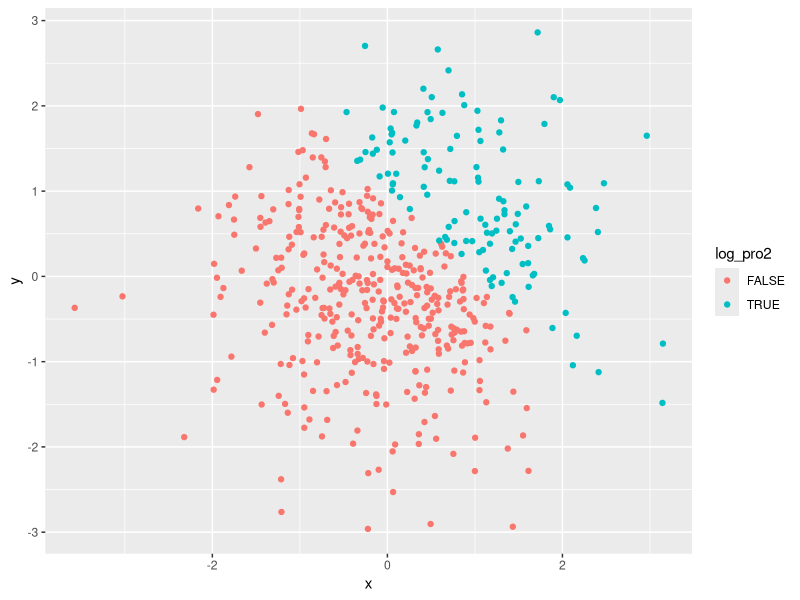
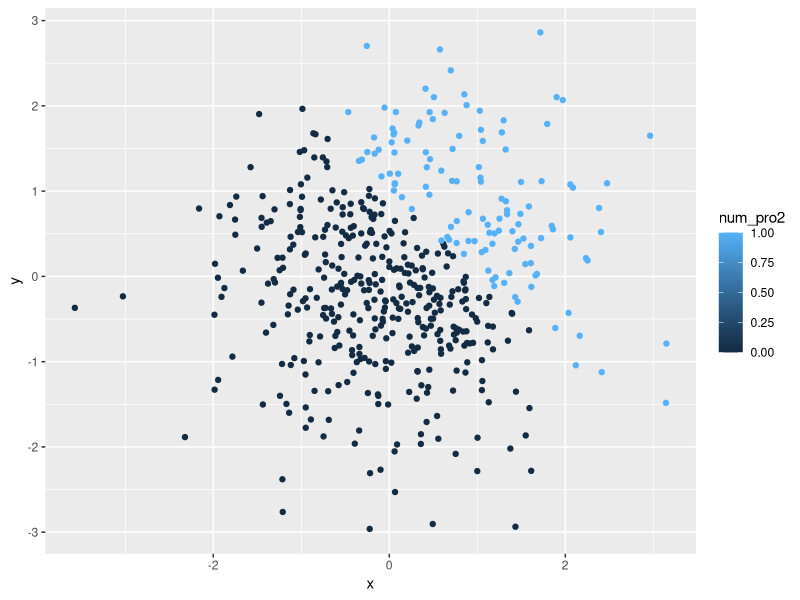
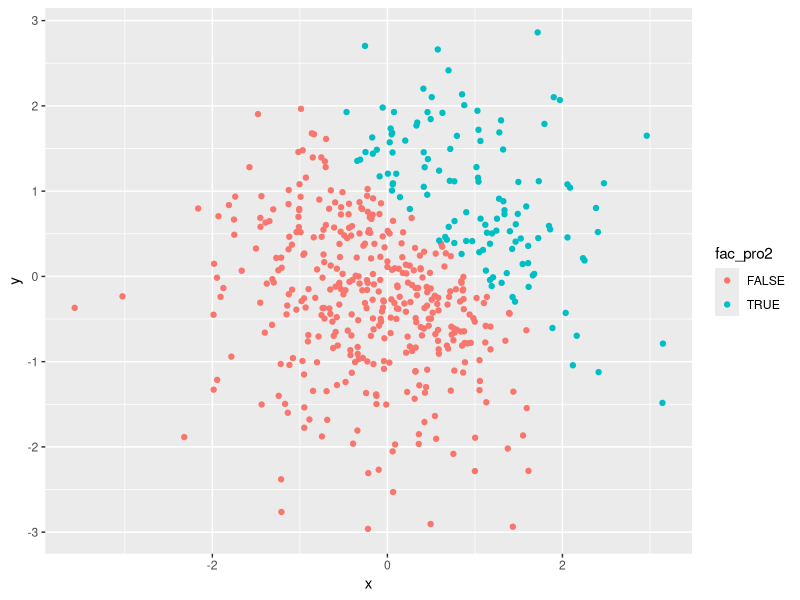
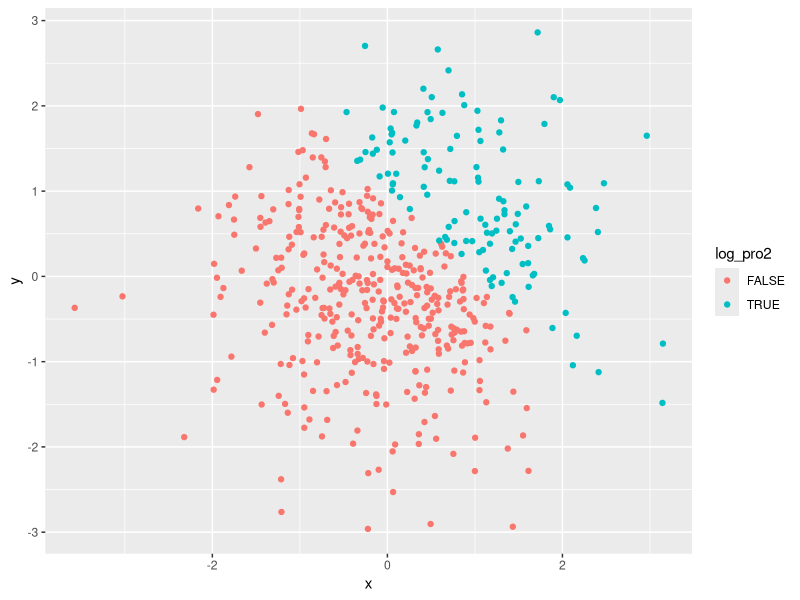

Source code (R) for these figures, in order:
## ---- chunk 1
library(tidyverse)
  vec_numeric = rnorm(8)
  vec_logical = vec_numeric > 0
  vec_char = c("a","a","a","a","a","a","a","")
  vec_factor = factor(c("a","a","b","b","b","c","c","c"))
hm1_df = tibble(
  vec_numeric,
  vec_logical,
  vec_char,
  vec_factor
)

mean(hm1_df$vec_numeric)
mean(hm1_df$vec_logical)
mean(hm1_df$vec_char)
mean(hm1_df$vec_factor)
## ---- chunk 2

as.numeric(vec_logical) * vec_numeric
as.factor(vec_logical) * vec_numeric
as.numeric(as.factor(vec_logical)) * vec_numeric
## ---- chunk 3
x = rnorm(500)
y = rnorm(500)
log_pro2 = x + y > 1
num_pro2 = as.numeric(log_pro2)
fac_pro2 = as.factor(log_pro2)
pro2_df = tibble(
  x,y,log_pro2,num_pro2,fac_pro2
)

## ---- chunk 4
#Make a scatterplot
scatterplot1 = ggplot(pro2_df, aes(x = x, y = y,color = log_pro2)) + geom_point()
scatterplot2 =ggplot(pro2_df, aes(x = x, y = y,color = num_pro2)) + geom_point()
scatterplot3 =ggplot(pro2_df, aes(x = x, y = y,color = fac_pro2)) + geom_point()
scatterplot1
scatterplot2
scatterplot3

ggsave("scatterplot1.pdf", scatterplot1) # Export your first scatterplot to your project directory using ggsave
